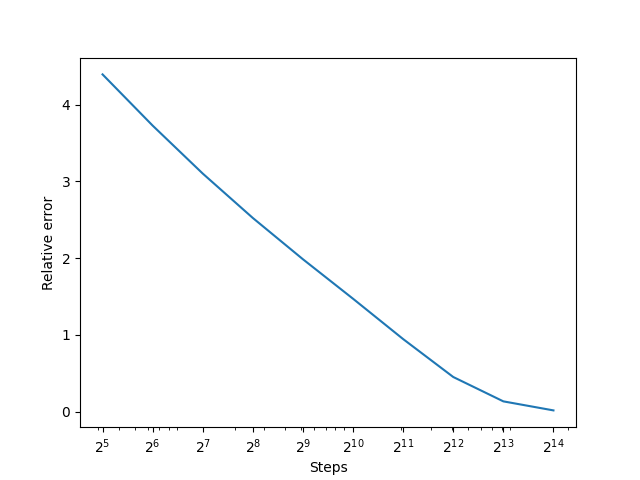

Reproduce this figure in Python.
import sys
import matplotlib.pyplot as plt
import pandas as pd
import math

file = "./res_steps.csv"

df = pd.read_csv(file)
ax = df.plot(x='steps', y='rerror', logx=True, legend=None)
ax.set_xticks(df.steps)
ax.set_xticklabels(["$2^{" + str(int(math.log2(steps))) + "}$" for steps in df.steps])

plt.xlabel("Steps")
plt.ylabel("Relative error")
plt.savefig("plt_steps_error.png")